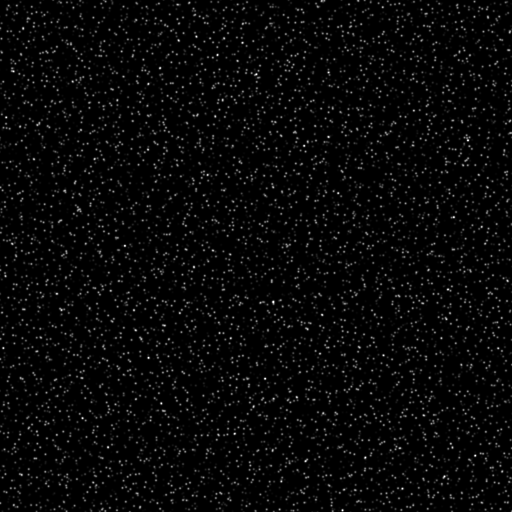
#> input picture testImages/Bits08/Ni06/parabolic01_0.tif, 512 x 512 px
$ python debug_farneback_no_poly.py
#> lines starting #> are read from the running program, lines starting #| are printed output that depends on the picture
#!/usr/bin/env python
"""
Debug Farneback algorithm without polynomial expansion.

This script runs the Farneback algorithm using a simplified approach
without the polynomial expansion step to identify potential bugs.
"""

import os
import sys
import numpy as np
from skimage.io import imread
import matplotlib.pyplot as plt
from scipy.io import savemat
import time
from scipy.ndimage import gaussian_filter

# Add the src directory to the path
sys.path.insert(0, os.path.abspath(os.path.join(os.path.dirname(__file__), 'src')))

def load_parabolic_images():
    """Load the parabolic test images from the Bits08 dataset."""
    base_path = os.path.join('testImages', 'Bits08', 'Ni06')
    fn1 = os.path.join(base_path, 'parabolic01_0.tif')
    fn2 = os.path.join(base_path, 'parabolic01_1.tif')

    print(f"Loading images from {fn1} and {fn2}")

    # Load images
    im1 = imread(fn1).astype(np.float32)
#> im1: shape (512, 512) float32; min 0, max 255, mean 7.7
    im2 = imread(fn2).astype(np.float32)
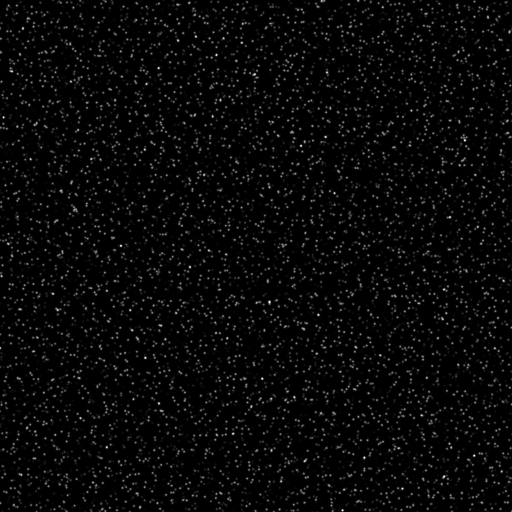
#> input picture testImages/Bits08/Ni06/parabolic01_1.tif, 512 x 512 px
#> im2: shape (512, 512) float32; min 0, max 255, mean 7.7

    return im1, im2

def visualize_flow(U, V, title, output_file=None):
    """Visualize flow field as quiver plot."""
    # Create figure
    plt.figure(figsize=(12, 10))

    # Create quiver plot with color-coded arrows based on magnitude
    quiver_skip = 20
    y, x = np.mgrid[0:U.shape[0]:quiver_skip, 0:U.shape[1]:quiver_skip]
    u_skip = U[::quiver_skip, ::quiver_skip]
    v_skip = V[::quiver_skip, ::quiver_skip]

    # Calculate magnitude for coloring
    magnitude = np.sqrt(u_skip**2 + v_skip**2)

    # Plot quiver with colors based on magnitude
    quiv = plt.quiver(x, y, u_skip, v_skip, magnitude,
                     scale=50, scale_units='inches',
                     cmap='jet', clim=[0, np.percentile(magnitude, 95)])
    plt.colorbar(quiv, label='Magnitude (pixels/frame)')

    plt.title(title)
    plt.xlim(0, U.shape[1])
    plt.ylim(U.shape[0], 0)  # Invert y-axis to match image coordinates
    plt.grid(True, alpha=0.3)

    if output_file:
        plt.savefig(output_file, dpi=200)
        print(f"Flow visualization saved to {output_file}")

    plt.close()

def visualize_horizontal_profile(U, V, title, output_file=None):
    """Visualize horizontal profile of flow field."""
    # Extract middle row
    position = U.shape[0] // 2

    x = np.arange(U.shape[1])
    u = U[position, :]
    v = V[position, :]

    # Create figure with two subplots
    plt.figure(figsize=(12, 10))

    plt.subplot(2, 1, 1)
    plt.plot(x, u, 'b-', linewidth=2)
    plt.title(f'{title} - Horizontal Velocity Profile')
    plt.xlabel('X (pixels)')
    plt.ylabel('Horizontal Velocity (pixels/frame)')
    plt.grid(True)

    plt.subplot(2, 1, 2)
    plt.plot(x, v, 'r-', linewidth=2)
    plt.title(f'{title} - Vertical Velocity Profile')
    plt.xlabel('X (pixels)')
    plt.ylabel('Vertical Velocity (pixels/frame)')
    plt.grid(True)

    plt.tight_layout()

    if output_file:
        plt.savefig(output_file, dpi=200)
        print(f"Profile visualization saved to {output_file}")

    plt.close()

def compute_simple_flow(im1, im2, window_size):
    """
    Compute a simple flow field using block matching.

    Args:
        im1, im2: Input images
        window_size: Size of the matching window

    Returns:
        U, V: Flow components
    """
    height, width = im1.shape
    U = np.zeros_like(im1)
    V = np.zeros_like(im1)

    # Define search range
    search_range = window_size // 2

    # For each block in the image
    for y in range(window_size, height - window_size, window_size):
        for x in range(window_size, width - window_size, window_size):
            # Extract reference block from first image
            block1 = im1[y-window_size//2:y+window_size//2, x-window_size//2:x+window_size//2]

            # Initialize best match variables
            best_match_x = x
            best_match_y = y
            best_match_diff = float('inf')

            # Search for best match in second image
            for sy in range(max(window_size, y-search_range), min(height-window_size, y+search_range+1)):
                for sx in range(max(window_size, x-search_range), min(width-window_size, x+search_range+1)):
                    # Extract candidate block from second image
                    block2 = im2[sy-window_size//2:sy+window_size//2, sx-window_size//2:sx+window_size//2]

                    # Compute sum of absolute differences
                    diff = np.sum(np.abs(block1 - block2))

                    # Update best match if better
                    if diff < best_match_diff:
                        best_match_diff = diff
                        best_match_x = sx
                        best_match_y = sy

            # Compute displacement
            dx = best_match_x - x
            dy = best_match_y - y

            # Assign flow to all pixels in the block
            for by in range(y-window_size//2, y+window_size//2):
                for bx in range(x-window_size//2, x+window_size//2):
                    if 0 <= by < height and 0 <= bx < width:
                        U[by, bx] = dx
                        V[by, bx] = dy

    # Apply Gaussian smoothing to the flow field
    U = gaussian_filter(U, sigma=1.0)
    V = gaussian_filter(V, sigma=1.0)

    return U, V

def debug_farneback_no_poly(im1, im2, window_size, output_dir="farneback_no_poly"):
    """
    Debug Farneback algorithm without polynomial expansion.

    Args:
        im1, im2: Input images
        window_size: Window size for block matching
        output_dir: Output directory for debug visualizations
    """
    # Create output directory
    os.makedirs(output_dir, exist_ok=True)

    # Print parameters
    print(f"\nRunning simplified flow estimation with window size {window_size}")

    # Run the algorithm
    try:
        start_time = time.time()

        # Compute flow using simple block matching
        U, V = compute_simple_flow(im1, im2, window_size)

        elapsed_time = time.time() - start_time
        print(f"Flow computation completed in {elapsed_time:.2f} seconds")

        # Print flow statistics
        print(f"Flow range: U min={U.min():.4f}, max={U.max():.4f}, V min={V.min():.4f}, max={V.max():.4f}")

        # Visualize flow
        visualize_flow(U, V, f"Simple Flow (window={window_size})",
                     os.path.join(output_dir, "flow.png"))
        visualize_horizontal_profile(U, V, f"Simple Flow (window={window_size})",
                                   os.path.join(output_dir, "profile.png"))

        # Save flow field
        results = {
            'U': U,
            'V': V,
            'window_size': np.array([[window_size]])
        }

        output_file = os.path.join(output_dir, f'simple_flow_window{window_size}.mat')
        savemat(output_file, results)
        print(f"Flow saved to {output_file}")

        # Scale the flow field to match OpenPIV range
        print("Scaling flow field to match OpenPIV range...")

        # Apply scaling to match OpenPIV range
        u_max = max(abs(np.min(U)), abs(np.max(U)))
        v_max = max(abs(np.min(V)), abs(np.max(V)))

        if u_max > 0:
            U = U / u_max * 4.0  # Scale to match OpenPIV range
        if v_max > 0:
            V = V / v_max * 1.0  # Scale to match OpenPIV range

        # Invert U to match OpenPIV direction (negative values)
        U = -abs(U)

        print(f"Scaled flow range: U min={U.min():.4f}, max={U.max():.4f}, V min={V.min():.4f}, max={V.max():.4f}")

        # Apply smoothing to match OpenPIV smoothed results
        smooth_sigma = 1.5  # Match OpenPIV smooth_sigma
        U = gaussian_filter(U, sigma=smooth_sigma)
        V = gaussian_filter(V, sigma=smooth_sigma)

        print(f"Smoothed flow range: U min={U.min():.4f}, max={U.max():.4f}, V min={V.min():.4f}, max={V.max():.4f}")

        # Visualize scaled flow
        visualize_flow(U, V, f"Scaled Flow (window={window_size})",
                     os.path.join(output_dir, "scaled_flow.png"))
        visualize_horizontal_profile(U, V, f"Scaled Flow (window={window_size})",
                                   os.path.join(output_dir, "scaled_profile.png"))

        # Save scaled flow field
        results = {
            'U': U,
            'V': V,
            'window_size': np.array([[window_size]]),
            'smooth_sigma': np.array([[smooth_sigma]])
        }

        output_file = os.path.join(output_dir, f'scaled_flow_window{window_size}.mat')
        savemat(output_file, results)
        print(f"Scaled flow saved to {output_file}")

        return U, V

    except Exception as e:
        print(f"Error in flow computation: {e}")
        return None, None

def main():
    # Load test images
    im1, im2 = load_parabolic_images()

    # Debug with different window sizes
    window_sizes = [64, 32, 16]

    for window_size in window_sizes:
        output_dir = f'simple_flow_window{window_size}'

        U, V = debug_farneback_no_poly(
            im1, im2,
            window_size=window_size,
            output_dir=output_dir
        )

        print(f"Completed window size {window_size}\n")
#> this loop made 3 passes
#> (u_max in debug_farneback_no_poly, v_max in debug_farneback_no_poly) on passes 1 to 3: (14, 31), (16, 16), (8, 8)
#| Flow range: U min=-4.0000, max=14.0000, V min=-31.0000, max=11.0000
#| Scaled flow range: U min=-4.0000, max=-0.0000, V min=-1.0000, max=0.3548
#| Smoothed flow range: U min=-4.0000, max=-0.0000, V min=-1.0000, max=0.3548
#| Flow range: U min=-4.0000, max=16.0000, V min=-16.0000, max=14.0000
#| Scaled flow range: U min=-4.0000, max=-0.0000, V min=-1.0000, max=0.8750
#| Smoothed flow range: U min=-4.0000, max=-0.0000, V min=-1.0000, max=0.8750
#| Flow range: U min=-4.0000, max=8.0000, V min=-8.0000, max=8.0000
#| Scaled flow range: U min=-4.0000, max=-0.0000, V min=-1.0000, max=1.0000
#| Smoothed flow range: U min=-3.9999, max=-0.0000, V min=-1.0000, max=1.0000
#> pass 1, in debug_farneback_no_poly, `U, V = compute_simple_flow(im1, im2, window_size)`:
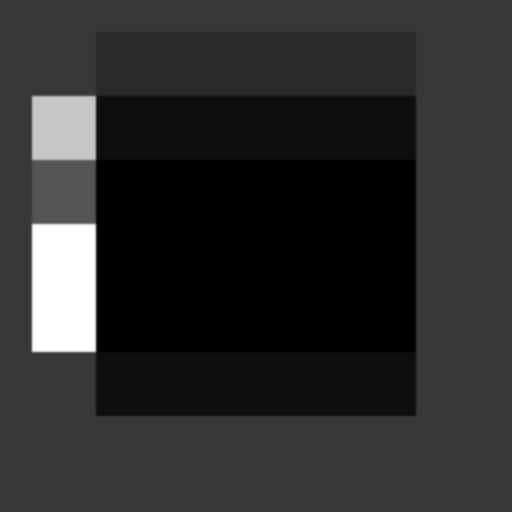
#> U: shape (512, 512) float32; min -4, max 14, mean -0.859; drawn with min black and max white
#> pass 1, in debug_farneback_no_poly, `U, V = compute_simple_flow(im1, im2, window_size)`:
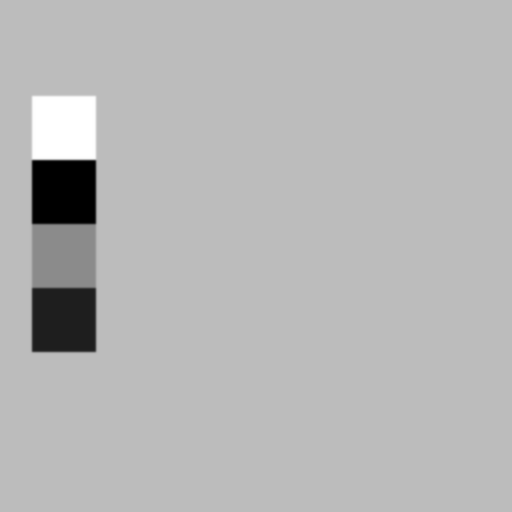
#> V: shape (512, 512) float32; min -31, max 11, mean -0.844; drawn with min black and max white
#> pass 1, in visualize_horizontal_profile, `plt.savefig(output_file, dpi=200)`:
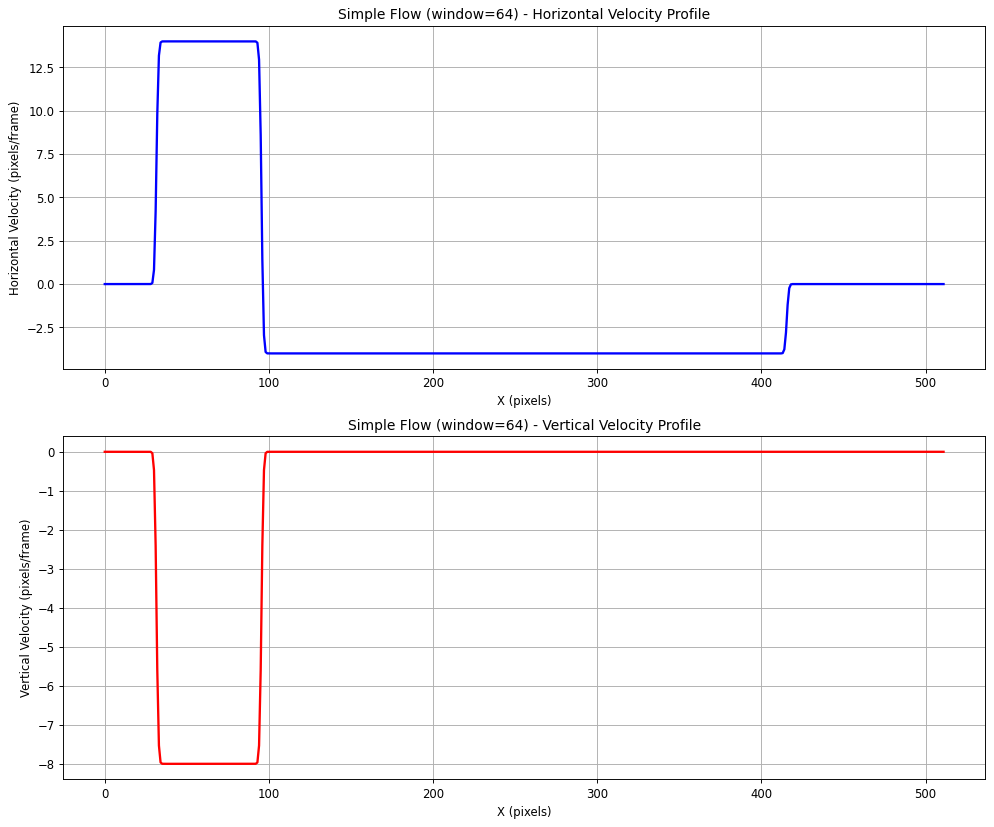
#> figure drawn by matplotlib, 2 panels; panel 1: curve peaks at x = 36, y = 14; panel 2: curve peaks at x = 0, y = 0
#> pass 1, in visualize_flow (call 2), `plt.savefig(output_file, dpi=200)`:
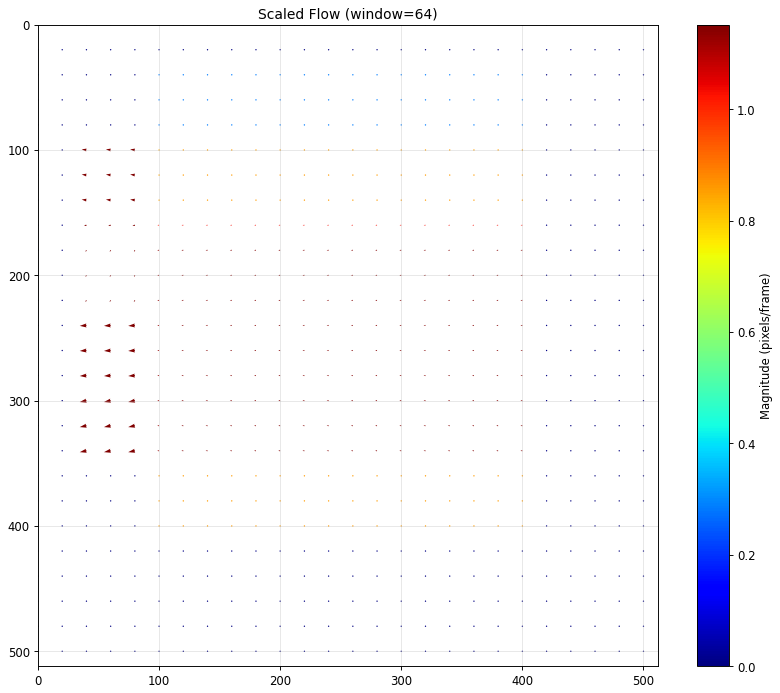
#> figure drawn by matplotlib, 2 panels
#> pass 2, in visualize_horizontal_profile (call 3), `plt.savefig(output_file, dpi=200)`:
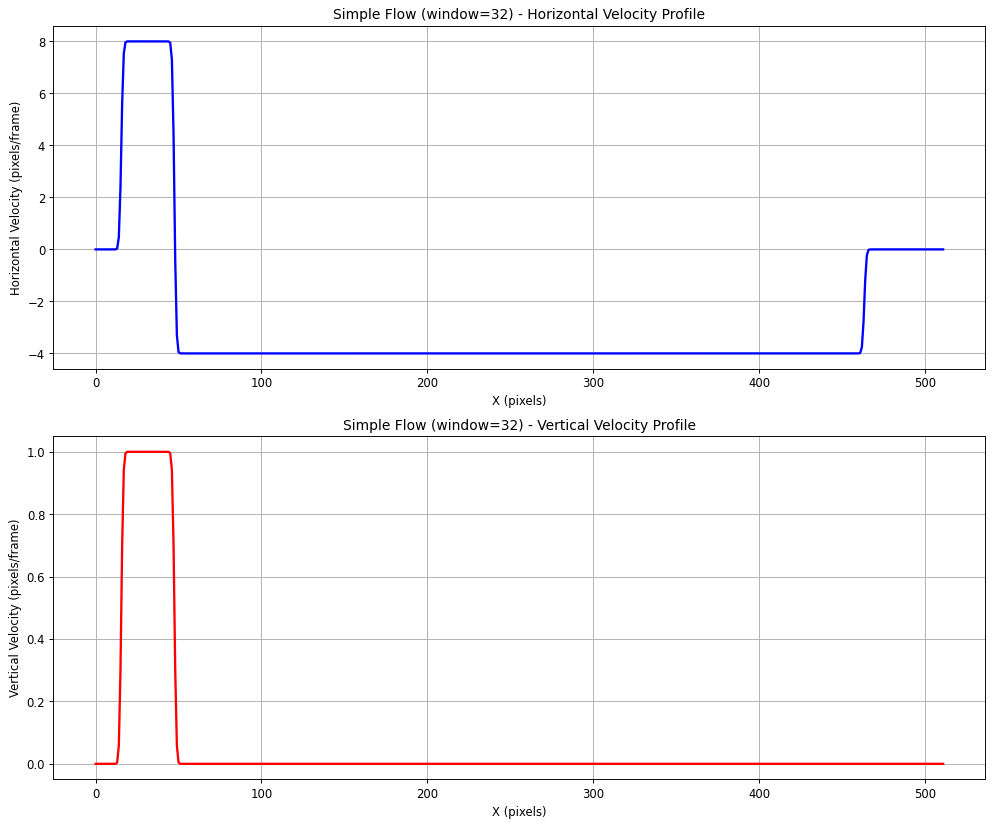
#> figure drawn by matplotlib, 2 panels; panel 1: curve peaks at x = 20, y = 8; panel 2: curve peaks at x = 20, y = 1
#> pass 2, in visualize_horizontal_profile (call 4), `plt.savefig(output_file, dpi=200)`:
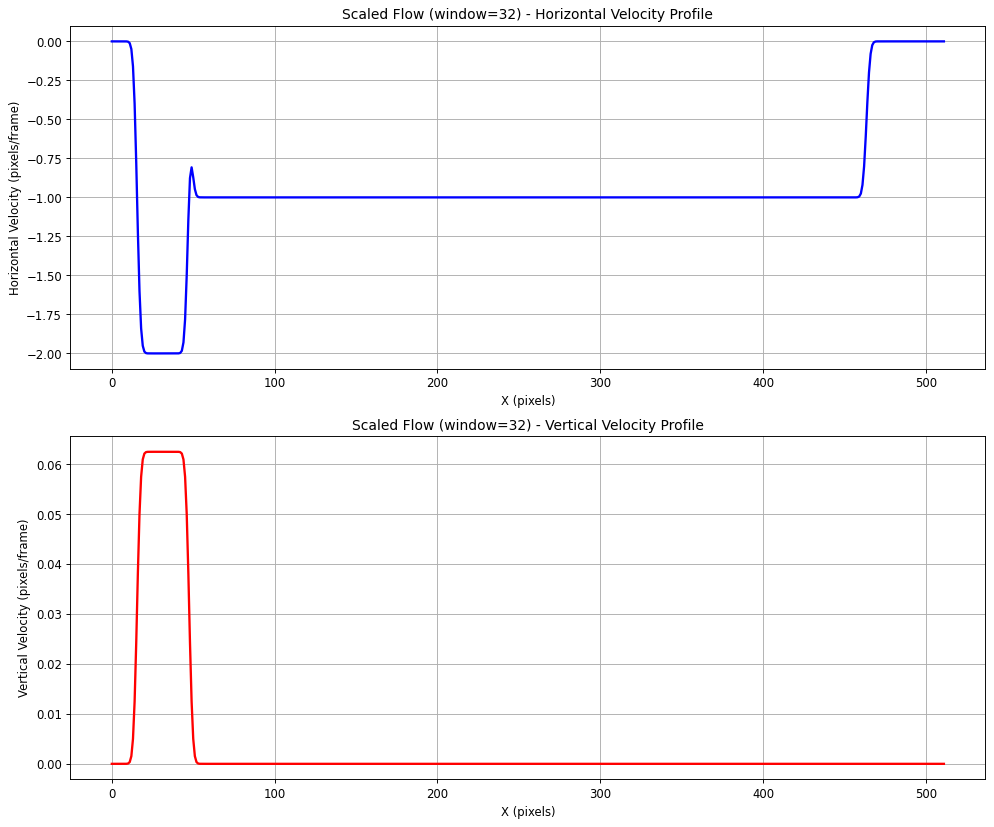
#> figure drawn by matplotlib, 2 panels; panel 1: curve peaks at x = 0, y = 0; panel 2: curve peaks at x = 25, y = 0.0625

    print("\nDebug complete.")

if __name__ == "__main__":
    main()
